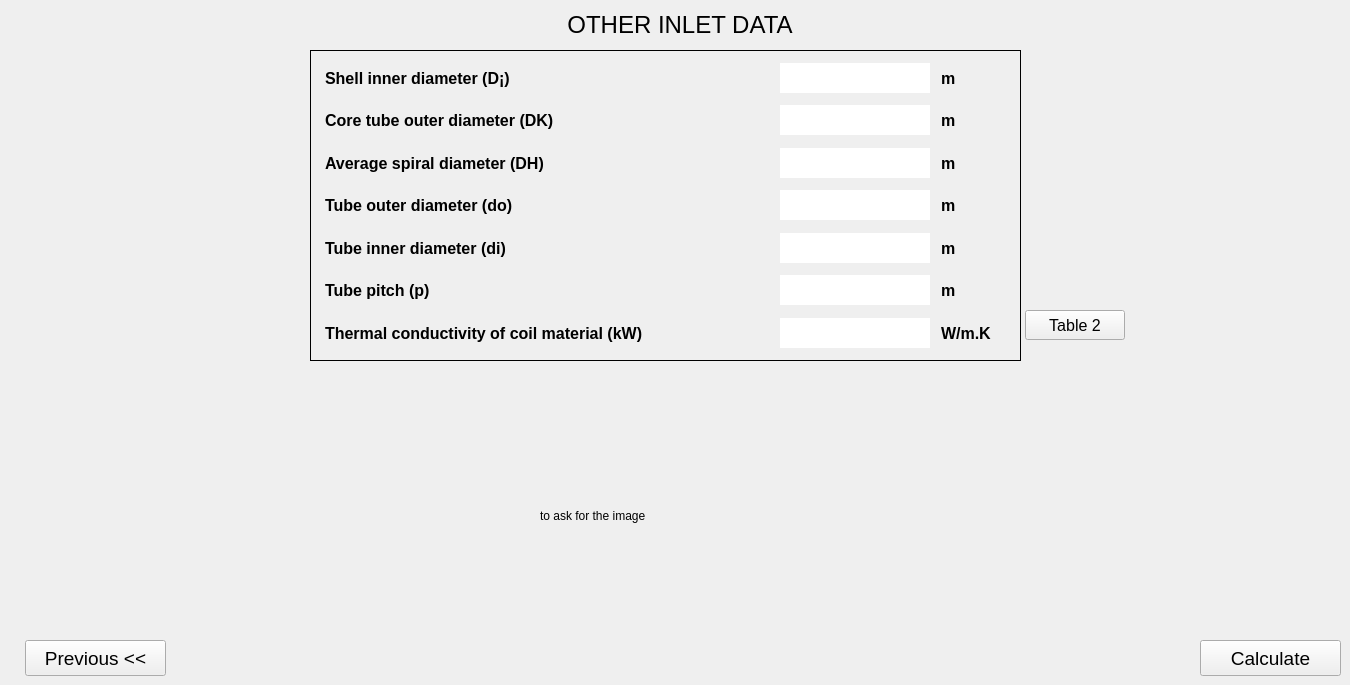
    <widget class="QWidget" name="page_5">
     <widget class="QLabel" name="label_5_0">
      <property name="geometry">
       <rect>
        <x>540</x>
        <y>10</y>
        <width>280</width>
        <height>29</height>
       </rect>
      </property>
      <property name="font">
       <font>
        <pointsize>18</pointsize>
       </font>
      </property>
      <property name="text">
       <string>OTHER INLET DATA</string>
      </property>
      <property name="alignment">
       <set>Qt::AlignCenter</set>
      </property>
     </widget>
     <widget class="QWidget" name="widget_6" native="true">
      <property name="geometry">
       <rect>
        <x>310</x>
        <y>50</y>
        <width>711</width>
        <height>311</height>
       </rect>
      </property>
      <property name="styleSheet">
       <string notr="true">border:1px solid black;</string>
      </property>
      <widget class="QWidget" name="widget_table_5_cold" native="true">
       <property name="geometry">
        <rect>
         <x>10</x>
         <y>10</y>
         <width>691</width>
         <height>291</height>
        </rect>
       </property>
       <property name="styleSheet">
        <string notr="true">border-color:transparent;</string>
       </property>
       <layout class="QVBoxLayout" name="verticalLayout_16">
        <item>
         <layout class="QHBoxLayout" name="horizontalLayout_89">
          <item>
           <widget class="QLabel" name="label_Shell_inner_diameter">
            <property name="minimumSize">
             <size>
              <width>148</width>
              <height>0</height>
             </size>
            </property>
            <property name="font">
             <font>
              <pointsize>12</pointsize>
              <weight>75</weight>
              <bold>true</bold>
             </font>
            </property>
            <property name="styleSheet">
             <string notr="true">border-color:transparent;</string>
            </property>
            <property name="text">
             <string>Shell inner diameter (D¡)</string>
            </property>
            <property name="alignment">
             <set>Qt::AlignLeading|Qt::AlignLeft|Qt::AlignVCenter</set>
            </property>
           </widget>
          </item>
          <item>
           <spacer name="horizontalSpacer_86">
            <property name="orientation">
             <enum>Qt::Horizontal</enum>
            </property>
            <property name="sizeType">
             <enum>QSizePolicy::Preferred</enum>
            </property>
            <property name="sizeHint" stdset="0">
             <size>
              <width>40</width>
              <height>20</height>
             </size>
            </property>
           </spacer>
          </item>
          <item>
           <widget class="QLineEdit" name="lineEdit_Shell_inner_diameter">
            <property name="sizePolicy">
             <sizepolicy hsizetype="Preferred" vsizetype="Fixed">
              <horstretch>0</horstretch>
              <verstretch>0</verstretch>
             </sizepolicy>
            </property>
            <property name="minimumSize">
             <size>
              <width>0</width>
              <height>30</height>
             </size>
            </property>
            <property name="maximumSize">
             <size>
              <width>150</width>
              <height>16777215</height>
             </size>
            </property>
            <property name="font">
             <font>
              <pointsize>12</pointsize>
              <weight>75</weight>
              <bold>true</bold>
             </font>
            </property>
            <property name="styleSheet">
             <string notr="true">background-color: rgb(255, 255, 0);
border:1px solid black;

}
QLineEdit:hover{
background-color:rgb(255, 204, 0);</string>
            </property>
           </widget>
          </item>
          <item>
           <widget class="QLabel" name="label_159">
            <property name="sizePolicy">
             <sizepolicy hsizetype="Fixed" vsizetype="Preferred">
              <horstretch>0</horstretch>
              <verstretch>0</verstretch>
             </sizepolicy>
            </property>
            <property name="minimumSize">
             <size>
              <width>75</width>
              <height>0</height>
             </size>
            </property>
            <property name="maximumSize">
             <size>
              <width>60</width>
              <height>16777215</height>
             </size>
            </property>
            <property name="font">
             <font>
              <pointsize>12</pointsize>
              <weight>75</weight>
              <bold>true</bold>
             </font>
            </property>
            <property name="styleSheet">
             <string notr="true">border-color:transparent;</string>
            </property>
            <property name="text">
             <string>m</string>
            </property>
           </widget>
          </item>
         </layout>
        </item>
        <item>
         <layout class="QHBoxLayout" name="horizontalLayout_90">
          <item>
           <widget class="QLabel" name="label_Core_tube_outer_diameter">
            <property name="minimumSize">
             <size>
              <width>148</width>
              <height>0</height>
             </size>
            </property>
            <property name="font">
             <font>
              <pointsize>12</pointsize>
              <weight>75</weight>
              <bold>true</bold>
             </font>
            </property>
            <property name="styleSheet">
             <string notr="true">border-color:transparent;</string>
            </property>
            <property name="text">
             <string>Core tube outer diameter (DK)</string>
            </property>
            <property name="alignment">
             <set>Qt::AlignLeading|Qt::AlignLeft|Qt::AlignVCenter</set>
            </property>
           </widget>
          </item>
          <item>
           <spacer name="horizontalSpacer_87">
            <property name="orientation">
             <enum>Qt::Horizontal</enum>
            </property>
            <property name="sizeType">
             <enum>QSizePolicy::Preferred</enum>
            </property>
            <property name="sizeHint" stdset="0">
             <size>
              <width>40</width>
              <height>20</height>
             </size>
            </property>
           </spacer>
          </item>
          <item>
           <widget class="QLineEdit" name="lineEdit_Core_tube_outer_diameter">
            <property name="sizePolicy">
             <sizepolicy hsizetype="Preferred" vsizetype="Fixed">
              <horstretch>0</horstretch>
              <verstretch>0</verstretch>
             </sizepolicy>
            </property>
            <property name="minimumSize">
             <size>
              <width>0</width>
              <height>30</height>
             </size>
            </property>
            <property name="maximumSize">
             <size>
              <width>150</width>
              <height>16777215</height>
             </size>
            </property>
            <property name="font">
             <font>
              <pointsize>12</pointsize>
              <weight>75</weight>
              <bold>true</bold>
             </font>
            </property>
            <property name="styleSheet">
             <string notr="true">background-color: rgb(255, 255, 0);
border:1px solid black;

}
QLineEdit:hover{
background-color:rgb(255, 204, 0);</string>
            </property>
           </widget>
          </item>
          <item>
           <widget class="QLabel" name="label_161">
            <property name="sizePolicy">
             <sizepolicy hsizetype="Fixed" vsizetype="Preferred">
              <horstretch>0</horstretch>
              <verstretch>0</verstretch>
             </sizepolicy>
            </property>
            <property name="minimumSize">
             <size>
              <width>75</width>
              <height>0</height>
             </size>
            </property>
            <property name="maximumSize">
             <size>
              <width>60</width>
              <height>16777215</height>
             </size>
            </property>
            <property name="font">
             <font>
              <pointsize>12</pointsize>
              <weight>75</weight>
              <bold>true</bold>
             </font>
            </property>
            <property name="styleSheet">
             <string notr="true">border-color:transparent;</string>
            </property>
            <property name="text">
             <string>m</string>
            </property>
           </widget>
          </item>
         </layout>
        </item>
        <item>
         <layout class="QHBoxLayout" name="horizontalLayout_91">
          <item>
           <widget class="QLabel" name="label_Average_spiral_diameter">
            <property name="minimumSize">
             <size>
              <width>148</width>
              <height>0</height>
             </size>
            </property>
            <property name="font">
             <font>
              <pointsize>12</pointsize>
              <weight>75</weight>
              <bold>true</bold>
             </font>
            </property>
            <property name="styleSheet">
             <string notr="true">border-color:transparent;</string>
            </property>
            <property name="text">
             <string>Average spiral diameter (DH)</string>
            </property>
            <property name="alignment">
             <set>Qt::AlignLeading|Qt::AlignLeft|Qt::AlignVCenter</set>
            </property>
           </widget>
          </item>
          <item>
           <spacer name="horizontalSpacer_88">
            <property name="orientation">
             <enum>Qt::Horizontal</enum>
            </property>
            <property name="sizeType">
             <enum>QSizePolicy::Preferred</enum>
            </property>
            <property name="sizeHint" stdset="0">
             <size>
              <width>40</width>
              <height>20</height>
             </size>
            </property>
           </spacer>
          </item>
          <item>
           <widget class="QLineEdit" name="lineEdit_Average_spiral_diameter">
            <property name="sizePolicy">
             <sizepolicy hsizetype="Preferred" vsizetype="Fixed">
              <horstretch>0</horstretch>
              <verstretch>0</verstretch>
             </sizepolicy>
            </property>
            <property name="minimumSize">
             <size>
              <width>0</width>
              <height>30</height>
             </size>
            </property>
            <property name="maximumSize">
             <size>
              <width>150</width>
              <height>16777215</height>
             </size>
            </property>
            <property name="font">
             <font>
              <pointsize>12</pointsize>
              <weight>75</weight>
              <bold>true</bold>
             </font>
            </property>
            <property name="styleSheet">
             <string notr="true">background-color: rgb(255, 255, 0);
border:1px solid black;

}
QLineEdit:hover{
background-color:rgb(255, 204, 0);</string>
            </property>
           </widget>
          </item>
          <item>
           <widget class="QLabel" name="label_163">
            <property name="sizePolicy">
             <sizepolicy hsizetype="Fixed" vsizetype="Preferred">
              <horstretch>0</horstretch>
              <verstretch>0</verstretch>
             </sizepolicy>
            </property>
            <property name="minimumSize">
             <size>
              <width>75</width>
              <height>0</height>
             </size>
            </property>
            <property name="maximumSize">
             <size>
              <width>60</width>
              <height>16777215</height>
             </size>
            </property>
            <property name="font">
             <font>
              <pointsize>12</pointsize>
              <weight>75</weight>
              <bold>true</bold>
             </font>
            </property>
            <property name="styleSheet">
             <string notr="true">border-color:transparent;</string>
            </property>
            <property name="text">
             <string>m</string>
            </property>
           </widget>
          </item>
         </layout>
        </item>
        <item>
         <layout class="QHBoxLayout" name="horizontalLayout_92">
          <item>
           <widget class="QLabel" name="label_Tube_outer_diameter">
            <property name="minimumSize">
             <size>
              <width>148</width>
              <height>0</height>
             </size>
            </property>
            <property name="font">
             <font>
              <pointsize>12</pointsize>
              <weight>75</weight>
              <bold>true</bold>
             </font>
            </property>
            <property name="styleSheet">
             <string notr="true">border-color:transparent;</string>
            </property>
            <property name="text">
             <string>Tube outer diameter (do)</string>
            </property>
            <property name="alignment">
             <set>Qt::AlignLeading|Qt::AlignLeft|Qt::AlignVCenter</set>
            </property>
           </widget>
          </item>
          <item>
           <spacer name="horizontalSpacer_89">
            <property name="orientation">
             <enum>Qt::Horizontal</enum>
            </property>
            <property name="sizeType">
             <enum>QSizePolicy::Preferred</enum>
            </property>
            <property name="sizeHint" stdset="0">
             <size>
              <width>40</width>
              <height>20</height>
             </size>
            </property>
           </spacer>
          </item>
          <item>
           <widget class="QLineEdit" name="lineEdit_Tube_outer_diameter">
            <property name="sizePolicy">
             <sizepolicy hsizetype="Preferred" vsizetype="Fixed">
              <horstretch>0</horstretch>
              <verstretch>0</verstretch>
             </sizepolicy>
            </property>
            <property name="minimumSize">
             <size>
              <width>0</width>
              <height>30</height>
             </size>
            </property>
            <property name="maximumSize">
             <size>
              <width>150</width>
              <height>16777215</height>
             </size>
            </property>
            <property name="font">
             <font>
              <pointsize>12</pointsize>
              <weight>75</weight>
              <bold>true</bold>
             </font>
            </property>
            <property name="styleSheet">
             <string notr="true">background-color: rgb(255, 255, 0);
border:1px solid black;

}
QLineEdit:hover{
background-color:rgb(255, 204, 0);</string>
            </property>
           </widget>
          </item>
          <item>
           <widget class="QLabel" name="label_165">
            <property name="sizePolicy">
             <sizepolicy hsizetype="Fixed" vsizetype="Preferred">
              <horstretch>0</horstretch>
              <verstretch>0</verstretch>
             </sizepolicy>
            </property>
            <property name="minimumSize">
             <size>
              <width>75</width>
              <height>0</height>
             </size>
            </property>
            <property name="maximumSize">
             <size>
              <width>60</width>
              <height>16777215</height>
             </size>
            </property>
            <property name="font">
             <font>
              <pointsize>12</pointsize>
              <weight>75</weight>
              <bold>true</bold>
             </font>
            </property>
            <property name="styleSheet">
             <string notr="true">border-color:transparent;</string>
            </property>
            <property name="text">
             <string>m</string>
            </property>
           </widget>
          </item>
         </layout>
        </item>
        <item>
         <layout class="QHBoxLayout" name="horizontalLayout_93">
          <item>
           <widget class="QLabel" name="label_Tube_inner_diameter">
            <property name="minimumSize">
             <size>
              <width>148</width>
              <height>0</height>
             </size>
            </property>
            <property name="font">
             <font>
              <pointsize>12</pointsize>
              <weight>75</weight>
              <bold>true</bold>
             </font>
            </property>
            <property name="styleSheet">
             <string notr="true">border-color:transparent;</string>
            </property>
            <property name="text">
             <string>Tube inner diameter (di)</string>
            </property>
            <property name="alignment">
             <set>Qt::AlignLeading|Qt::AlignLeft|Qt::AlignVCenter</set>
            </property>
           </widget>
          </item>
          <item>
           <spacer name="horizontalSpacer_90">
            <property name="orientation">
             <enum>Qt::Horizontal</enum>
            </property>
            <property name="sizeType">
             <enum>QSizePolicy::Preferred</enum>
            </property>
            <property name="sizeHint" stdset="0">
             <size>
              <width>40</width>
              <height>20</height>
             </size>
            </property>
           </spacer>
          </item>
          <item>
           <widget class="QLineEdit" name="lineEdit_Tube_inner_diameter">
            <property name="sizePolicy">
             <sizepolicy hsizetype="Preferred" vsizetype="Fixed">
              <horstretch>0</horstretch>
              <verstretch>0</verstretch>
             </sizepolicy>
            </property>
            <property name="minimumSize">
             <size>
              <width>0</width>
              <height>30</height>
             </size>
            </property>
            <property name="maximumSize">
             <size>
              <width>150</width>
              <height>16777215</height>
             </size>
            </property>
            <property name="font">
             <font>
              <pointsize>12</pointsize>
              <weight>75</weight>
              <bold>true</bold>
             </font>
            </property>
            <property name="styleSheet">
             <string notr="true">background-color: rgb(255, 255, 0);
border:1px solid black;

}
QLineEdit:hover{
background-color:rgb(255, 204, 0);</string>
            </property>
           </widget>
          </item>
          <item>
           <widget class="QLabel" name="label_167">
            <property name="sizePolicy">
             <sizepolicy hsizetype="Fixed" vsizetype="Preferred">
              <horstretch>0</horstretch>
              <verstretch>0</verstretch>
             </sizepolicy>
            </property>
            <property name="minimumSize">
             <size>
              <width>75</width>
              <height>0</height>
             </size>
            </property>
            <property name="maximumSize">
             <size>
              <width>60</width>
              <height>16777215</height>
             </size>
            </property>
            <property name="font">
             <font>
              <pointsize>12</pointsize>
              <weight>75</weight>
              <bold>true</bold>
             </font>
            </property>
            <property name="styleSheet">
             <string notr="true">border-color:transparent;</string>
            </property>
            <property name="text">
             <string>m</string>
            </property>
           </widget>
          </item>
         </layout>
        </item>
        <item>
         <layout class="QHBoxLayout" name="horizontalLayout_94">
          <item>
           <widget class="QLabel" name="label_Tube_pitch">
            <property name="minimumSize">
             <size>
              <width>148</width>
              <height>0</height>
             </size>
            </property>
            <property name="font">
             <font>
              <pointsize>12</pointsize>
              <weight>75</weight>
              <bold>true</bold>
             </font>
            </property>
            <property name="styleSheet">
             <string notr="true">border-color:transparent;</string>
            </property>
            <property name="text">
             <string>Tube pitch (p)</string>
            </property>
            <property name="alignment">
             <set>Qt::AlignLeading|Qt::AlignLeft|Qt::AlignVCenter</set>
            </property>
           </widget>
          </item>
          <item>
           <spacer name="horizontalSpacer_91">
            <property name="orientation">
             <enum>Qt::Horizontal</enum>
            </property>
            <property name="sizeType">
             <enum>QSizePolicy::Preferred</enum>
            </property>
            <property name="sizeHint" stdset="0">
             <size>
              <width>40</width>
              <height>20</height>
             </size>
            </property>
           </spacer>
          </item>
          <item>
           <widget class="QLineEdit" name="lineEdit_Tube_pitch">
            <property name="sizePolicy">
             <sizepolicy hsizetype="Preferred" vsizetype="Fixed">
              <horstretch>0</horstretch>
              <verstretch>0</verstretch>
             </sizepolicy>
            </property>
            <property name="minimumSize">
             <size>
              <width>0</width>
              <height>30</height>
             </size>
            </property>
            <property name="maximumSize">
             <size>
              <width>150</width>
              <height>16777215</height>
             </size>
            </property>
            <property name="font">
             <font>
              <pointsize>12</pointsize>
              <weight>75</weight>
              <bold>true</bold>
             </font>
            </property>
            <property name="styleSheet">
             <string notr="true">background-color: rgb(255, 255, 0);
border:1px solid black;

}
QLineEdit:hover{
background-color:rgb(255, 204, 0);</string>
            </property>
           </widget>
          </item>
          <item>
           <widget class="QLabel" name="label_169">
            <property name="sizePolicy">
             <sizepolicy hsizetype="Fixed" vsizetype="Preferred">
              <horstretch>0</horstretch>
              <verstretch>0</verstretch>
             </sizepolicy>
            </property>
            <property name="minimumSize">
             <size>
              <width>75</width>
              <height>0</height>
             </size>
            </property>
            <property name="maximumSize">
             <size>
              <width>60</width>
              <height>16777215</height>
             </size>
            </property>
            <property name="font">
             <font>
              <pointsize>12</pointsize>
              <weight>75</weight>
              <bold>true</bold>
             </font>
            </property>
            <property name="styleSheet">
             <string notr="true">border-color:transparent;</string>
            </property>
            <property name="text">
             <string>m</string>
            </property>
           </widget>
          </item>
         </layout>
        </item>
        <item>
         <layout class="QHBoxLayout" name="horizontalLayout_95">
          <item>
           <widget class="QLabel" name="label_Thermal_conductivity_coil_material">
            <property name="minimumSize">
             <size>
              <width>456</width>
              <height>0</height>
             </size>
            </property>
            <property name="font">
             <font>
              <pointsize>12</pointsize>
              <weight>75</weight>
              <bold>true</bold>
             </font>
            </property>
            <property name="styleSheet">
             <string notr="true">border-color:transparent;</string>
            </property>
            <property name="text">
             <string>Thermal conductivity of coil material (kW)</string>
            </property>
            <property name="alignment">
             <set>Qt::AlignLeading|Qt::AlignLeft|Qt::AlignVCenter</set>
            </property>
           </widget>
          </item>
          <item>
           <spacer name="horizontalSpacer_92">
            <property name="orientation">
             <enum>Qt::Horizontal</enum>
            </property>
            <property name="sizeType">
             <enum>QSizePolicy::Preferred</enum>
            </property>
            <property name="sizeHint" stdset="0">
             <size>
              <width>40</width>
              <height>20</height>
             </size>
            </property>
           </spacer>
          </item>
          <item>
           <widget class="QLineEdit" name="lineEdit_Thermal_conductivity_coil_material">
            <property name="sizePolicy">
             <sizepolicy hsizetype="Preferred" vsizetype="Fixed">
              <horstretch>0</horstretch>
              <verstretch>0</verstretch>
             </sizepolicy>
            </property>
            <property name="minimumSize">
             <size>
              <width>150</width>
              <height>30</height>
             </size>
            </property>
            <property name="maximumSize">
             <size>
              <width>150</width>
              <height>16777215</height>
             </size>
            </property>
            <property name="font">
             <font>
              <pointsize>12</pointsize>
              <weight>75</weight>
              <bold>true</bold>
             </font>
            </property>
            <property name="styleSheet">
             <string notr="true">background-color: rgb(255, 255, 0);
border:1px solid black;

}
QLineEdit:hover{
background-color:rgb(255, 204, 0);</string>
            </property>
           </widget>
          </item>
          <item>
           <widget class="QLabel" name="label_171">
            <property name="sizePolicy">
             <sizepolicy hsizetype="Fixed" vsizetype="Preferred">
              <horstretch>0</horstretch>
              <verstretch>0</verstretch>
             </sizepolicy>
            </property>
            <property name="minimumSize">
             <size>
              <width>75</width>
              <height>0</height>
             </size>
            </property>
            <property name="maximumSize">
             <size>
              <width>60</width>
              <height>16777215</height>
             </size>
            </property>
            <property name="font">
             <font>
              <pointsize>12</pointsize>
              <weight>75</weight>
              <bold>true</bold>
             </font>
            </property>
            <property name="styleSheet">
             <string notr="true">border-color:transparent;</string>
            </property>
            <property name="text">
             <string>W/m.K</string>
            </property>
           </widget>
          </item>
         </layout>
        </item>
       </layout>
      </widget>
     </widget>
     <widget class="QLabel" name="label_9">
      <property name="geometry">
       <rect>
        <x>540</x>
        <y>430</y>
        <width>251</width>
        <height>171</height>
       </rect>
      </property>
      <property name="text">
       <string>to ask for the image</string>
      </property>
     </widget>
     <widget class="QPushButton" name="pushButton0_table_2">
      <property name="geometry">
       <rect>
        <x>1025</x>
        <y>310</y>
        <width>100</width>
        <height>30</height>
       </rect>
      </property>
      <property name="font">
       <font>
        <pointsize>12</pointsize>
        <weight>50</weight>
        <bold>false</bold>
       </font>
      </property>
      <property name="cursor">
       <cursorShape>PointingHandCursor</cursorShape>
      </property>
      <property name="styleSheet">
       <string notr="true">background-color: #e0f0ff;
border-radius: 12px;
padding: 5px;
                    
border-right-width: 2px;
border-bottom-width: 2px;
border-left-width: 1px;
border-top-width: 1px;
                    
border-right-color: rgb(0, 0, 0);
border-bottom-color: rgb(0, 0, 0);
border-left-color: rgb(255, 255, 255);
border-top-color: rgb(255, 255, 255);
border-style: solid;
}

QPushButton:pressed{
background-color: #d0e0ff;
border-radius: 12px;
                    
border-right-width: 1px;
border-bottom-width: 1px;
border-left-width: 2px;
border-top-width: 2px;

border-right-color: rgb(255, 255, 255);
border-bottom-color: rgb(255, 255, 255);
border-left-color: rgb(0, 0, 0);
border-top-color: rgb(0, 0, 0);
border-style: solid;

}
QPushButton:hover{
background-color: rgb(193, 199, 255);</string>
      </property>
      <property name="text">
       <string>Table 2</string>
      </property>
     </widget>
     <widget class="QPushButton" name="pushButton_next_5">
      <property name="geometry">
       <rect>
        <x>1200</x>
        <y>640</y>
        <width>141</width>
        <height>36</height>
       </rect>
      </property>
      <property name="font">
       <font>
        <pointsize>14</pointsize>
        <weight>50</weight>
        <bold>false</bold>
       </font>
      </property>
      <property name="cursor">
       <cursorShape>PointingHandCursor</cursorShape>
      </property>
      <property name="styleSheet">
       <string notr="true">background-color: #e0f0ff;
border-radius: 12px;
padding: 5px;
                    
border-right-width: 2px;
border-bottom-width: 2px;
border-left-width: 1px;
border-top-width: 1px;
                    
border-right-color: rgb(0, 0, 0);
border-bottom-color: rgb(0, 0, 0);
border-left-color: rgb(255, 255, 255);
border-top-color: rgb(255, 255, 255);
border-style: solid;
}

QPushButton:pressed{
background-color: #d0e0ff;
border-radius: 12px;
                    
border-right-width: 1px;
border-bottom-width: 1px;
border-left-width: 2px;
border-top-width: 2px;

border-right-color: rgb(255, 255, 255);
border-bottom-color: rgb(255, 255, 255);
border-left-color: rgb(0, 0, 0);
border-top-color: rgb(0, 0, 0);
border-style: solid;

}
QPushButton:hover{
background-color: rgb(193, 199, 255);</string>
      </property>
      <property name="text">
       <string>Calculate</string>
      </property>
     </widget>
     <widget class="QPushButton" name="pushButton_previous_5">
      <property name="geometry">
       <rect>
        <x>25</x>
        <y>640</y>
        <width>141</width>
        <height>36</height>
       </rect>
      </property>
      <property name="font">
       <font>
        <pointsize>14</pointsize>
        <weight>50</weight>
        <bold>false</bold>
       </font>
      </property>
      <property name="cursor">
       <cursorShape>PointingHandCursor</cursorShape>
      </property>
      <property name="styleSheet">
       <string notr="true">background-color: #e0f0ff;
border-radius: 12px;
padding: 5px;
                    
border-right-width: 2px;
border-bottom-width: 2px;
border-left-width: 1px;
border-top-width: 1px;
                    
border-right-color: rgb(0, 0, 0);
border-bottom-color: rgb(0, 0, 0);
border-left-color: rgb(255, 255, 255);
border-top-color: rgb(255, 255, 255);
border-style: solid;
}

QPushButton:pressed{
background-color: #d0e0ff;
border-radius: 12px;
                    
border-right-width: 1px;
border-bottom-width: 1px;
border-left-width: 2px;
border-top-width: 2px;

border-right-color: rgb(255, 255, 255);
border-bottom-color: rgb(255, 255, 255);
border-left-color: rgb(0, 0, 0);
border-top-color: rgb(0, 0, 0);
border-style: solid;

}
QPushButton:hover{
background-color: rgb(193, 199, 255);</string>
      </property>
      <property name="text">
       <string>Previous &lt;&lt;</string>
      </property>
     </widget>
    </widget>
